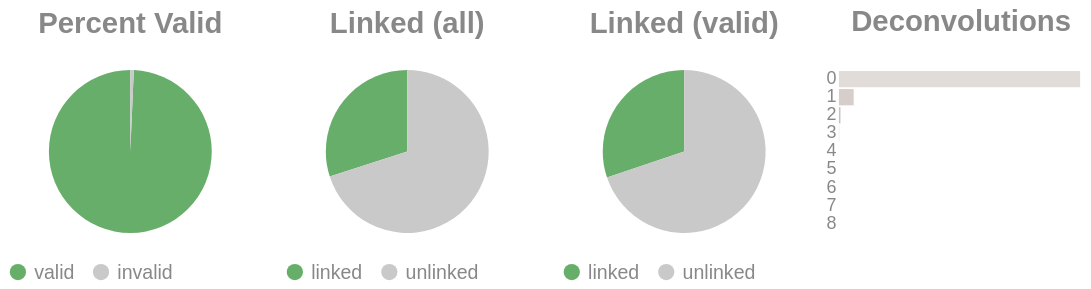

Here is the notebook cell this chart was saved with:
### Code cell
if SKIPLR:
    pass
else:
    clash = Counter()
    for i in valids['molecule'].to_list():
        _mol = i.split("-")
        if len(_mol) == 1:
            clash.update('0')
        else:
            clash.update(_mol[-1])

    _d = {"deconvolutions": [], 'count': []}
    for k,v in clash.items():
        _d['deconvolutions'].append(k)
        _d['count'].append(v)

    tot_valid = valids['reads'].sum()
    mask = valids['reads'] >= 2
    n_linked_reads = valids.filter(mask)['reads'].sum()
    if n_linked_reads == 0:
        print_html("No linked molecules (>=2 reads) were detected; skipping linked-only distributions.")
        SKIPLR = True
    else:
        perc_valid = round(tot_valid / n_reads, 4)
        linked_perc_abs = round(n_linked_reads / n_reads, 4)
        linked_perc = round(n_linked_reads / tot_valid, 4)

    _valid = pl.DataFrame({"valids": ['valid', 'invalid'], "count": [tot_valid, n_reads - tot_valid]})
    _linked_abs = pl.DataFrame({"linked (absolute)": ['linked', 'unlinked'], "count": [n_linked_reads, n_reads - n_linked_reads]})
    _linked_rel = pl.DataFrame({"linked (valids)": ['linked', 'unlinked'], "count": [n_linked_reads, tot_valid - n_linked_reads]})

    (
        alt.hconcat(
            piechart(_valid, goodval = 'valid', title = "Percent Valid"),
            piechart(_linked_abs, goodval = "linked", title =  "Linked (all)"),
            piechart(_linked_rel, goodval = "linked", title =  "Linked (valid)"),
            convolutionbar(pl.DataFrame(_d), title = "Deconvolutions"),
            center = True,
            bounds = 'flush'
        )
        .resolve_scale(color='independent')
        .resolve_legend('independent')
        .properties(usermeta={'embedOptions': {"actions": False}})
    ).display()

### Figure 1 — Vega-Lite specification as saved in the notebook (floating-point values rounded to 4 significant figures)
{"width": "container", "height": 400, "config": {"title": {"anchor": "start", "dy": -15, "fontSize": 18, "color": "#888888", "subtitleColor": "#888888", "subtitleFontSize": 14}, "arc": {"fill": "#0072B2"}, "axis": {"domainColor": "#888888", "domainWidth": 0.5, "gridWidth": 0.2, "grid": false, "titleFontWeight": 400, "titleFontSize": 15, "labelFontSize": 11, "labelColor": "#888888", "tickColor": "#888888", "tickWidth": 0.2, "titleColor": "#888888"}, "axisBand": {"grid": false}, "axisX": {"grid": true, "tickSize": 10, "domainCap": "round"}, "axisY": {"domain": false, "grid": true, "tickSize": 0, "domainCap": "round"}, "background": "transparent", "header": {"labelFontSize": 15, "labelColor": "#888888", "titleFontSize": 15, "titleFontWeight": 600, "titleColor": "#888888"}, "legend": {"labelFont": "sans-serif", "labelFontSize": 12, "labelColor": "#888888", "symbolSize": 100, "symbolType": "circle", "titleFontSize": 12, "titlePadding": 10, "titleColor": "#888888", "title": null}, "range": {"category": ["#E69F00", "#56B4E9", "#009E73", "#F0E442", "#0072B2", "#D55E00", "#CC79A7", "#000000"], "diverging": ["#cfe8f3", "#a2d4ec", "#73bfe2", "#46abdb", "#1696d2", "#12719e"]}, "area": {"fill": "#0072B2", "fillOpacity": 0.7, "line": true, "strokeOpacity": 0.7}, "line": {"color": "#0072B2", "stroke": "#0072B2", "strokeWidth": 2}, "trail": {"color": "#0072B2", "stroke": "#0072B2", "strokeWidth": 0, "size": 1}, "point": {"filled": true, "fillOpacity": 1.0, "size": 95}, "text": {"color": "#888888", "fontSize": 11, "align": "right", "fontWeight": 400, "size": 11}, "bar": {"fill": "#0072B2", "stroke": null}, "view": {"stroke": null, "continuousWidth": 660, "continuousHeight": 400}}, "hconcat": [{"data": {"name": "data-934348c5642d457af43a9c1c4084a587"}, "mark": {"type": "arc"}, "encoding": {"color": {"field": "valids", "legend": {"orient": "bottom", "title": null}, "scale": {"domain": ["valid", "invalid"], "range": ["#68ae6b", "#C9C9C9"]}, "title": "Valids", "type": "nominal"}, "theta": {"field": "count", "type": "quantitative"}, "tooltip": [{"field": "valids", "title": "Valids", "type": "ordinal"}, {"field": "percent", "format": ".2%", "title": "Percent", "type": "quantitative"}, {"field": "count", "title": "Count", "type": "quantitative"}]}, "height": 100, "title": {"text": "Percent Valid", "align": "center", "anchor": "middle"}, "transform": [{"calculate": "datum.count / 10268921", "as": "percent"}], "width": 150}, {"data": {"name": "data-86b0d3ca3ef47d9cd007aec3a019e6e4"}, "mark": {"type": "arc"}, "encoding": {"color": {"field": "linked (absolute)", "legend": {"orient": "bottom", "title": null}, "scale": {"domain": ["linked", "unlinked"], "range": ["#68ae6b", "#C9C9C9"]}, "title": "Linked (Absolute)", "type": "nominal"}, "theta": {"field": "count", "type": "quantitative"}, "tooltip": [{"field": "linked (absolute)", "title": "Linked (Absolute)", "type": "ordinal"}, {"field": "percent", "format": ".2%", "title": "Percent", "type": "quantitative"}, {"field": "count", "title": "Count", "type": "quantitative"}]}, "height": 100, "title": {"text": "Linked (all)", "align": "center", "anchor": "middle"}, "transform": [{"calculate": "datum.count / 10268921", "as": "percent"}], "width": 150}, {"data": {"name": "data-5ce6c180384455df6e8cd462c58030e6"}, "mark": {"type": "arc"}, "encoding": {"color": {"field": "linked (valids)", "legend": {"orient": "bottom", "title": null}, "scale": {"domain": ["linked", "unlinked"], "range": ["#68ae6b", "#C9C9C9"]}, "title": "Linked (Valids)", "type": "nominal"}, "theta": {"field": "count", "type": "quantitative"}, "tooltip": [{"field": "linked (valids)", "title": "Linked (Valids)", "type": "ordinal"}, {"field": "percent", "format": ".2%", "title": "Percent", "type": "quantitative"}, {"field": "count", "title": "Count", "type": "quantitative"}]}, "height": 100, "title": {"text": "Linked (valid)", "align": "center", "anchor": "middle"}, "transform": [{"calculate": "datum.count / 10198766", "as": "percent"}], "width": 150}, {"data": {"name": "data-981f727f624814152e4e56169a7b8fc7"}, "mark": {"type": "bar"}, "encoding": {"color": {"field": "deconvolutions", "legend": null, "scale": {"scheme": "lightgreyred"}, "type": "nominal"}, "tooltip": [{"field": "deconvolutions", "title": "Deconvolutions", "type": "ordinal"}, {"field": "percent", "format": ".2%", "title": "Percent", "type": "quantitative"}, {"field": "count", "title": "Count", "type": "quantitative"}], "x": {"axis": null, "field": "count", "type": "quantitative"}, "y": {"field": "deconvolutions", "sort": "ascending", "title": null, "type": "nominal"}}, "height": 100, "title": {"text": "Deconvolutions", "align": "center", "anchor": "middle"}, "transform": [{"calculate": "datum.count / 8437229", "as": "percent"}], "width": 150}], "bounds": "flush", "center": true, "resolve": {"legend": {"angle": "independent"}, "scale": {"color": "independent"}}, "usermeta": {"embedOptions": {"actions": false}}, "$schema": "https://vega.github.io/schema/vega-lite/v6.1.0.json", "datasets": {"data-934348c5642d457af43a9c1c4084a587": [{"valids": "valid", "count": 10198766}, {"valids": "invalid", "count": 70155}], "data-86b0d3ca3ef47d9cd007aec3a019e6e4": [{"linked (absolute)": "linked", "count": 3078401}, {"linked (absolute)": "unlinked", "count": 7190520}], "data-5ce6c180384455df6e8cd462c58030e6": [{"linked (valids)": "linked", "count": 3078401}, {"linked (valids)": "unlinked", "count": 7120365}], "data-981f727f624814152e4e56169a7b8fc7": [{"deconvolutions": "0", "count": 7896344}, {"deconvolutions": "1", "count": 483589}, {"deconvolutions": "2", "count": 49882}, {"deconvolutions": "3", "count": 6352}, {"deconvolutions": "4", "count": 893}, {"deconvolutions": "5", "count": 143}, {"deconvolutions": "6", "count": 22}, {"deconvolutions": "7", "count": 3}, {"deconvolutions": "8", "count": 1}]}}
